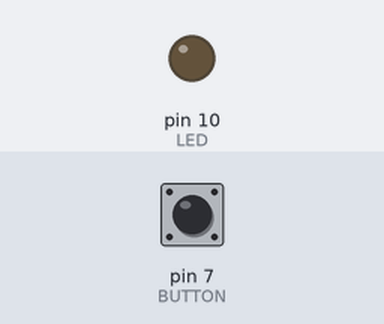
A sketch run on a simulated Arduino Uno, built with avr-gcc and run on an emulated ATmega328P. On the bench: output pins drawn as LEDs (lit = HIGH). Inputs (shaded band) come from the test bench; at power-on: pin 7 (BUTTON) LOW.

Above: at 1.2 s.
1.3 s: pin 7 (BUTTON) pulled HIGH for 1 s
At 1.7 s:
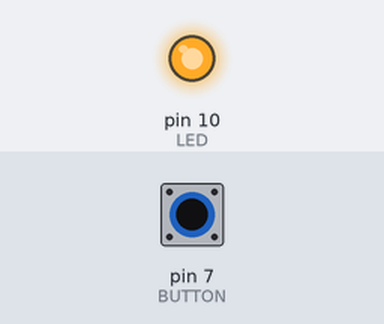
3.8 s: pin 7 (BUTTON) pulled HIGH for 3.2 s
At 8.3 s:
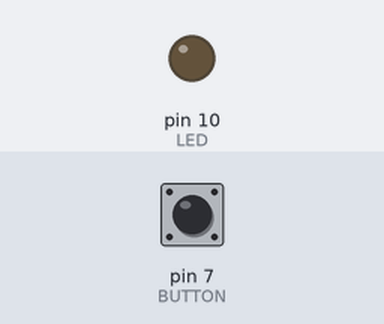
Timing chart, 0 to 9.8 s (numbered marks = the images above; inputs shaded):
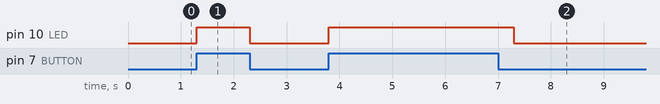

The sketch:

LightUPLED.ino
```cpp
#define LED 10
#define BUTTON 7

void setup() {
  // put your setup code here, to run once:
  pinMode(LED, OUTPUT);
  pinMode(BUTTON,INPUT);
}

void loop() {
  // put your main code here, to run repeatedly:
  if(digitalRead(BUTTON)==HIGH){
    digitalWrite(LED, HIGH);
    delay(500);
    digitalWrite(LED,LOW);
  }
}
```

Measured:
- after the input at 1.3 s, pin 10 (LED): LOW → HIGH at once, → LOW 1.0 s later
- after the input at 3.8 s, pin 10 (LED): LOW → HIGH at once, → LOW 3.5 s later
